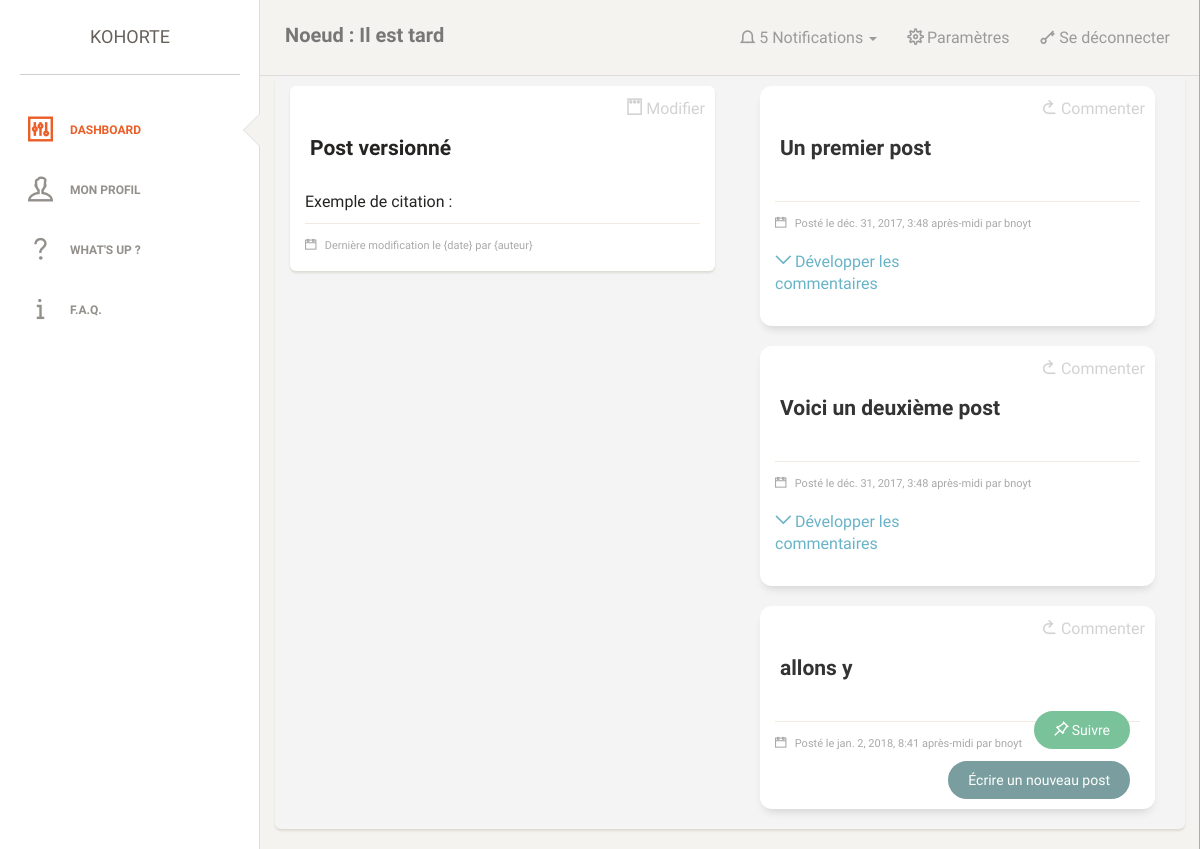
The app's page /noeud/1/ (signed in), older data.
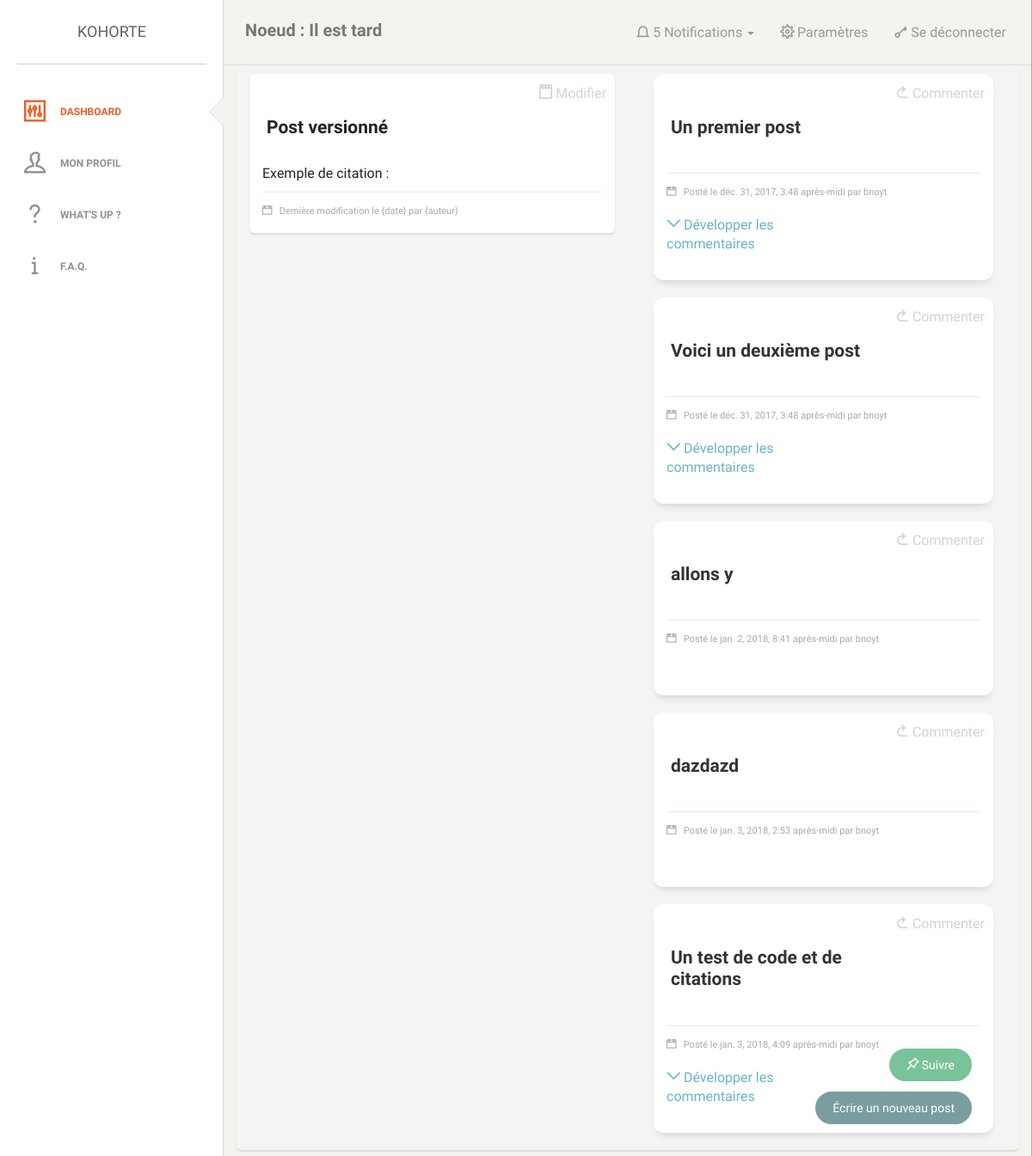
The same page, newer data.
### app/models.py (models this page shows, shortened)
class Post(models.Model):
    pere = models.ForeignKey('self', on_delete=models.CASCADE, null = True, blank=True)
    titre = models.CharField(max_length=100,blank=True)
    auteur = models.ForeignKey(Utilisateur)
    tag = models.ManyToManyField(Tag, blank=True)
    contenu = MarkdownxField()
    citations = models.ManyToManyField(Citation, related_name='postsCites', blank=True)
    date = models.DateTimeField(auto_now_add = True, auto_now = False)
    question = models.ForeignKey(Question,related_name="Question_de_base")
    noeud = models.ForeignKey(Noeud,related_name="Noeud")

class Utilisateur(models.Model):
    user = models.OneToOneField(User, on_delete=models.CASCADE)
    DROITS = (
        ('0', 'admin'),
        ('1', 'questionneur'),
        ('2', 'contributeur'),
    )
    profil = models.CharField(max_length=1, choices=DROITS, default='2')

### app/views.py (the view)
# urls.py: url(r'^noeud/(?P<noeud_id>[0-9]+)/$', views.noeud, name='noeud'),
def noeud(request,noeud_id):
	if request.user.is_authenticated:
		noeud = get_object_or_404(Noeud,pk=noeud_id)
		post = Post.objects.filter(noeud=noeud,pere=None)
		print(markdownify(BeautifulSoup(post[0].contenu).text))
		posts = [[p,[[c,[r for r in Post.objects.filter(pere=c)]] for c in Post.objects.filter(pere=p)]] for p in post]
		context = {
			'posts': posts,
			'noeud':noeud,
			'question':noeud.question,
			'titre_page':'Noeud : ' +  noeud.label,
			'citation' : markdownify("""<blockquote>
                             <p>
                             Lorem ipsum dolor sit amet, consectetuer adipiscing elit, sed diam nonummy nibh euismod tincidunt ut laoreet dolore magna aliquam erat volutpat. Ut wisi enim ad minim veniam.
                             </p>
                             <small>
                             Steve Jobs, CEO Apple
                             </small>

                            </blockquote>""")
		}
		return render(request,'noeud.html',context)
	else:
		return HttpResponseRedirect(reverse('index'))

### app/models.py (called while the page is built)
    def __str__(self):
        return str(self.rapporteur.user) + ' cite ' + str(self.auteur.user) + ' dans ' + self.contenu

### app/templatetags/app_filter.py (called while the page is built)
def remplacer_citations(texte):
	citations = re.findall(r"\{\{[0-9]+\}\}",texte)
	for c in citations:
		a = Citation.objects.filter(pk=int(c[2:][:-2]))
		print(a)
		if len(a) > 0:
			k = """<blockquote>
			<p>""" + BeautifulSoup(a[0].contenu).text + """
			</p>
			<small>
			""" + a[0].auteur.user.username + """
			</small>
			</blockquote>"""
			texte = texte.replace(c,k)
	return texte

@register.filter(name="rendusafe",is_safe=True)
def rendusafe(texte):
	texte = BeautifulSoup(texte).text
	texte = remplacer_citations(texte)
	return markdownify(texte)

### app/templates/noeud.html (shortened to what this page needs)
{% extends 'base.html' %} {% load static%} {% load app_filter %} {% block content %}
<div style = "position: fixed;bottom: 50px;right: 70px;z-index: 99;"><button class="btn btn-rounded btn-fill btn-primary" data-toggle="modal" data-target="#nouveau_post">Écrire un nouveau post</button></div>
<div style = "position: fixed;bottom: 100px;right: 70px;z-index: 99;"  id="btn-epingle-s"><button class="btn btn-rounded btn-fill btn-success"><i class="ti-pin-alt"></i> Suivre</button></div>
 <div class="container-fluid">
    <div class="row">
        <div class="col-md-6 col-sm-12 col-xs-12">
		    <div class="card">
		    	<div class="close title btn-modif-pv" style="padding:10px"><p class=""><i class="ti-notepad"></i> Modifier</p></div>
				<div class="header">
				<h4>Post versionné</h4>
				</div>
				<div class="content">
					<p>
					Exemple de citation :
					</p>
					<div class="footer">
					<hr />
						<div class="stats">
							<i class="ti-calendar"></i> Dernière modification le {date} par {auteur}
						</div>
					</div>
				</div>
			</div>
		</div>
		<div class="col-md-6 col-sm-12 pull-right" id="fildepost">
			{% for p in posts %}
				{% include "post.html" with p=p %}
			{% endfor %}
		</div>
</div>
{% endblock %}

### app/templates/base.html (shortened to what this page needs)
{% load static %}
{% include "header.html" %}
<body>
<div class="wrapper" id="main">
        {% include "side-menu.html" %}
    <div class="main-panel">
        {% include "top-menu.html" %}
        <div class="container-fluid">
            <div class="card" id="page-content"  style="background-color:#F4F4F4;padding-top:10px;">
        {% block content %}
        {% endblock %}
            </div>
        </div>
    </div>
</div>
</body>
{% include "javascript.html" %}

### app/templates/header.html (shortened to what this page needs)
{% load static %}
<!doctype html>
<html lang="fr">
<head>
    <link href="{% static 'css/bootstrap.min.css' %}" rel="stylesheet" />
    <link href="{% static 'css/animate.min.css' %}" rel="stylesheet"/>
    <link href="{% static 'css/paper-dashboard.css' %}" rel="stylesheet"/>
    <link href="{% static 'css/core.css' %}" rel="stylesheet"/>
    <link href="http://maxcdn.bootstrapcdn.com/font-awesome/latest/css/font-awesome.min.css" rel="stylesheet">
    <link href="{% static 'css/themify-icons.css' %}" rel="stylesheet">
</head>

### app/templates/side-menu.html
{% load static %}
<div class="sidebar" data-background-color="white" data-active-color="danger">
	<div class="sidebar-wrapper">
        <div class="logo">
            <a href="#" class="simple-text">
                Kohorte
            </a>
        </div>
        <ul class="nav">
            <li class="active">
                <a href="{% url 'index' %}">
                    <i class="ti-panel"></i>
                    <p>Dashboard</p>
                </a>
            </li>
            <li>
                <a href="#">
                    <i class="ti-user"></i>
                    <p>Mon profil</p>
                </a>
            </li>
            <li>
                <a href="#">
                    <i class="ti-help"></i>
                    <p>What's up ?</p>
                </a>
            </li>
            <li>
                <a href="#">
                    <i class="ti-info"></i>
                    <p>F.A.Q.</p>
                </a>
            </li>
        </ul>
	</div>
</div>

### app/templates/top-menu.html (shortened to what this page needs)
{% load static %}
 <nav class="navbar navbar-default">
            <div class="container-fluid">
                <div class="navbar-header">
                    <a class="navbar-brand" href="#">{{titre_page}}</a>
                </div>
                <div class="collapse navbar-collapse">
                    <ul class="nav navbar-nav navbar-right">
                        {% if request.user.is_authenticated %}
                        {% include "notifications.html" %}
						<li>
                            <a href="{% url 'parametres' %}">
								<i class="ti-settings"></i>
								<p>Paramètres</p>
                            </a>
                        </li>
                         <li>
                            <a href="{% url 'login' %}">
                                <i class="ti-key"></i>
                                <p>Se déconnecter</p>
                            </a>
                        </li>
                        {% endif %}
                    </ul>
                </div>
            </div>
        </nav>

### app/templates/notifications.html (shortened to what this page needs)
{% load static %}
<li class="dropdown">
  <a href="#" class="dropdown-toggle" data-toggle="dropdown">
  <i class="ti-bell"></i>
                                    <p class="notification">5</p>
                  <p>Notifications</p>
                  <b class="caret"></b>
                              </a>
                        </li>

### app/templates/post.html (shortened to what this page needs)
{% load app_filter %}
<div class="col-md-12 post">
	<div class="card card-post">
		<div class="close title btn-comment" style="padding:10px"><p class=""><i class="ti-back-right"></i> Commenter</p></div>
		<div class="header">
		<h4>{{p.0.titre}}</h4>
		</div>
		<div class="content">
			<div class="footer">
			<hr />
				<div class="stats">
					<i class="ti-calendar"></i> Posté le {{p.0.date}} par {{p.0.auteur.user.username}}
				</div>
				<div class="row" style="width:100%">
					{% if p.1 %}
					<div class="col-lg-6 col-md-12 col-sm-6 col-xs-12">
						<p id="s_{{p.0.id}}"><a href="javascript:show_posts('{{p.0.id}}')"><i class="ti-angle-down"></i> Développer les commentaires</a></p>
					</div>
					{% endif %}
				</div>
			</div>
		</div>
	</div>
</div>

### app/templates/commentaire.html (shortened to what this page needs)
{% load app_filter %}

### app/templates/reponse.html (shortened to what this page needs)
{% load app_filter %}

### app/templates/javascript.html (shortened to what this page needs)
{% load static %}
</html>

### app/static/css/core.css (style rules this page uses)
.card-post { border-radius: 12px; box-shadow: 0 6px 10px -4px rgba(0, 0, 0, 0.15); background-color: #FFFFFF; color: #333333; margin-bottom: 20px; position: relative; z-index: 1; border: 0 none; -webkit-transition: transform 300ms cubic-bezier(0.34, 2, 0.6, 1), box-shadow 200ms ease; -moz-transition: transform 300ms cubic-bezier(0.34, 2, 0.6, 1), box-shadow 200ms ease; -o-transition: transform 300ms cubic-bezier(0.34, 2, 0.6, 1), box-shadow 200ms ease; -ms-transition: transform 300ms cubic-bezier(0.34, 2, 0.6, 1), box-shadow 200ms ease; transition: transform 300ms cubic-bezier(0.34, 2, 0.6, 1), box-shadow 200ms ease; }
#main { transition: margin-right .5s; }

Row changes from the older to the newer data that the page shows:
added Post: titre "dazdazd", date "jan. 3, 2018, 2:53 après-midi", auteur.username "bnoyt"
added Post: titre "Un test de code et de citations", date "jan. 3, 2018, 4:09 après-midi", auteur.username "bnoyt"
